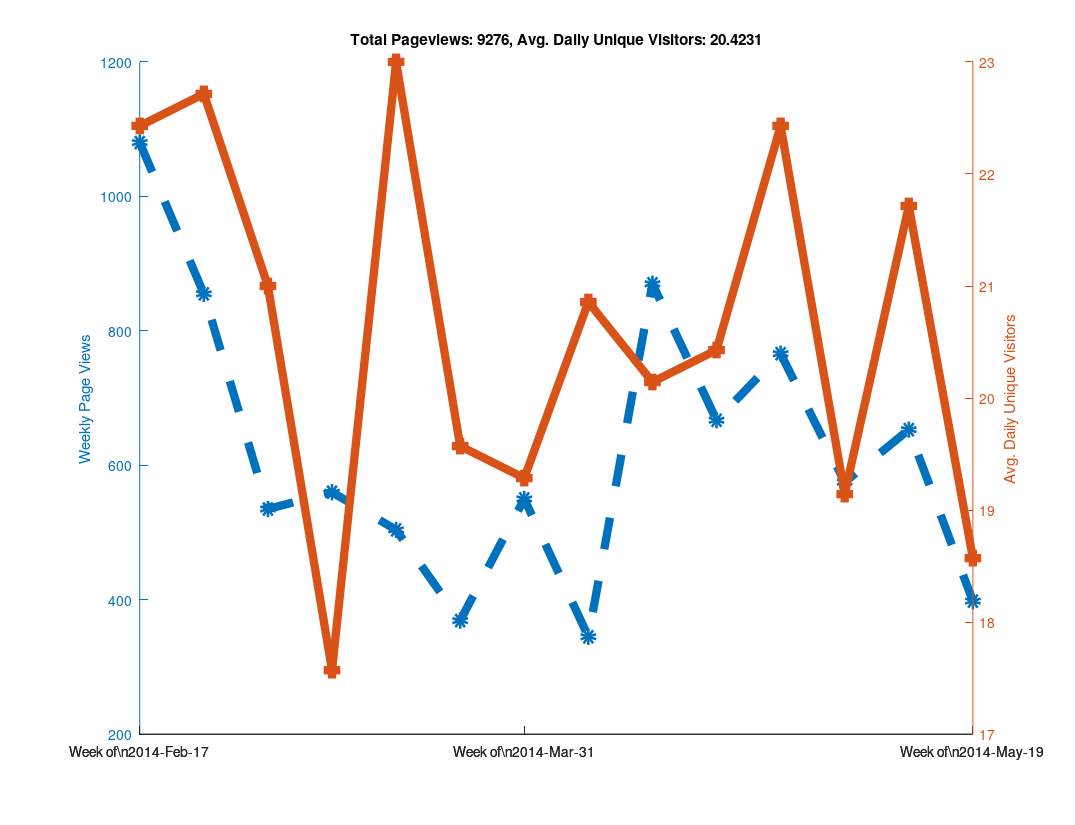

Here is the MATLAB script that generated this plot:
clear all

% Github has a "traffic" page now, but it doesn't seem like you can
% put in an arbitrary date range?  When I looked at it, it showed the
% numbers of unique visitors and views for the last two weeks only...
% So as long as I check back at least once every two weeks I can keep
% a record of it?  Great...

% https://github.com/libMesh/libmesh/graphs/traffic

% Date, Views, Unique Visitors
data = {
    '2014-Feb-17', 274, 25
    '2014-Feb-18', 145, 30
    '2014-Feb-19', 129, 27
    '2014-Feb-20', 202, 24
    '2014-Feb-21', 240, 22
    '2014-Feb-22', 62,  17
    '2014-Feb-23', 28,  12
    '2014-Feb-24', 217, 19
    '2014-Feb-25', 90,  25
    '2014-Feb-26', 189, 36
    '2014-Feb-27', 112, 26
    '2014-Feb-28', 81,  20
    '2014-Mar-01', 113, 17
    '2014-Mar-02', 53,  16
    '2014-Mar-03', 41,  21
    '2014-Mar-04', 144, 35
    '2014-Mar-05', 51,  20
    '2014-Mar-06', 157, 25
    '2014-Mar-07', 50,  22
    '2014-Mar-08', 50,  11
    '2014-Mar-09', 42,  13
    '2014-Mar-10', 61,  16
    '2014-Mar-11', 27,  16
    '2014-Mar-12', 111, 20
    '2014-Mar-13', 66,  20
    '2014-Mar-14', 223, 25
    '2014-Mar-15', 46,   9
    '2014-Mar-16', 26,  17
    '2014-Mar-17', 80,  29
    '2014-Mar-18', 59,  30
    '2014-Mar-19', 85,  31
    '2014-Mar-20', 122, 18
    '2014-Mar-21', 61,  21
    '2014-Mar-22', 33,  18
    '2014-Mar-23', 64,  14
    '2014-Mar-24', 95,  24
    '2014-Mar-25', 75,  28
    '2014-Mar-26', 49,  18
    '2014-Mar-27', 57,  24
    '2014-Mar-28', 33,  16
    '2014-Mar-29', 41,  16
    '2014-Mar-30', 19,  11
    '2014-Mar-31', 52,  12
    '2014-Apr-01', 120, 21
    '2014-Apr-02', 68,  23
    '2014-Apr-03', 98,  28
    '2014-Apr-04', 77,  21
    '2014-Apr-05', 80,  15
    '2014-Apr-06', 55,  15
    '2014-Apr-07', 71,  31
    '2014-Apr-08', 84,  26
    '2014-Apr-09', 33,  18
    '2014-Apr-10', 32,  16
    '2014-Apr-11', 51,  20
    '2014-Apr-12', 25,  15
    '2014-Apr-13', 49,  20
    '2014-Apr-14', 120, 23
    '2014-Apr-15', 191, 27
    '2014-Apr-16', 219, 24
    '2014-Apr-17', 216, 30
    '2014-Apr-18', 63,  19
    '2014-Apr-19', 36,  11
    '2014-Apr-20', 25,   7
    '2014-Apr-21', 115, 24
    '2014-Apr-22', 128, 31
    '2014-Apr-23', 87,  25
    '2014-Apr-24', 108, 23
    '2014-Apr-25', 111, 20
    '2014-Apr-26', 89,   9
    '2014-Apr-27', 29,  11
    '2014-Apr-28', 177, 28
    '2014-Apr-29', 170, 27
    '2014-Apr-30', 183, 28
    '2014-May-01', 97,  25
    '2014-May-02', 64,  23
    '2014-May-03', 43,  12
    '2014-May-04', 32,  14
    '2014-May-05', 125, 28
    '2014-May-06', 68,  24
    '2014-May-07', 68,  19
    '2014-May-08', 114, 14
    '2014-May-09', 47,  20
    '2014-May-10', 139, 20
    '2014-May-11', 14,   9
    '2014-May-12', 90,  27
    '2014-May-13', 92,  22
    '2014-May-14', 197, 32
    '2014-May-15', 140, 26
    '2014-May-16', 59,  20
    '2014-May-17', 21,  9
    '2014-May-18', 54,  16
    '2014-May-19', 117, 28
    '2014-May-20', 47,  18
    '2014-May-21', 55,  19
    '2014-May-22', 77,  26
    '2014-May-23', 28,  12
    '2014-May-24', 38,  13
    '2014-May-25', 36,  14
    '2014-May-26', 44,  13
    '2014-May-27', 166, 24
    '2014-May-28', 139, 20
    '2014-May-29', 67,  25
    '2014-May-30', 73,  11
    '2014-May-31', 60,  9
    };

% length works like you would expect it to for cell arrays.
N=length(data);

% A cell array of strings holding just the dates
dates = {data{:,1}};

% Note the extra square brackets!  This seems to be required (at least
% in Octave) to catch the output of data{:,2} as an array.
views = [data{:,2}];
visitors = [data{:,3}];



% 1.) Make daily plot - You can do this, but it gets a bit hard to read

%% % Can't plot string data automatically?
%% x=linspace(1,N,N);
%%
%% % Only way to set linestyles with plotyy is after the fact, apparently.
%% % plotyy returns the axis handle first, followed by the two plot handles.
%% clf;
%% hold on;
%% [haxis, h1, h2] = plotyy(x, views, x, visitors);
%%
%% % Label the axes
%% ylabel (haxis(1), 'Daily Page Views');
%% ylabel (haxis(2), 'Daily Unique Visitors');
%%
%% % Totaling unique visitors doesn't really mean much...
%% title (['Total Pageviews: ', num2str(sum(views)), ', Avg. Daily Unique Visitors: ', num2str(mean(visitors))]);
%%
%% % Make thick lines - this looks better in PDF
%% set([h1, h2], 'linewidth', 6);
%%
%% % Turn on markers
%% set(h1, 'marker', 'o');
%% set(h2, 'marker', 's');
%%
%% % Set marker size
%% set([h1, h2], 'markersize', 6);
%%
%% % Make dashed line?  Aquaterm doesn't seem to properly display this, but it
%% % does work in the PDF!
%% set(h1, 'linestyle', '--');
%%
%% % Set the xticks and labels so that it shows dates instead of numbers.
%% xticksat = [1 length(x)];
%% set(haxis, 'xtick', xticksat);
%%
%% for i=1:length(xticksat)
%%   xtlabels{i} = data{xticksat(i), 1};
%% end
%% set(haxis, 'xticklabel', xtlabels);
%%
%% % Print to PDF
%% set (gcf, "paperposition", [0.25, 0.25, 10.75, 8.25]);
%% set (gcf, "papersize", [11, 8.5]);
%% set (gcf, "paperorientation", 'landscape');
%%
%% % Make a PDF of this plot.
%% print('-dpdf', 'github_traffic.pdf', '-FHelvetica:20');



% 2.) Make weekly plot - the data is naturally week-periodic
week_indexes = 1:7:N;

% Get total views and average unique viewers for each week
week_views = [];
week_visitors = [];
  for i=1:length(week_indexes)-1
  start = week_indexes(i);
  stop = week_indexes(i+1) - 1;
  week_views(end+1) = sum(views(start:stop));
  week_visitors(end+1) = mean(visitors(start:stop));
end

clf;
hold on;
x=linspace(1, length(week_views), length(week_views));
[haxis, h1, h2] = plotyy(x, week_views, x, week_visitors);

% Label the axes
ylabel (haxis(1), 'Weekly Page Views');
ylabel (haxis(2), 'Avg. Daily Unique Visitors');

% Totaling unique visitors doesn't really mean much...
title (['Total Pageviews: ', num2str(sum(views)), ', Avg. Daily Unique Visitors: ', num2str(mean(visitors))]);

% Make thick lines - this looks better in PDF
set([h1, h2], 'linewidth', 6);

% Turn on markers
set(h1, 'marker', 'o');
set(h2, 'marker', 's');

% Set marker size
set([h1, h2], 'markersize', 6);

% Make dashed line?  Aquaterm doesn't seem to properly display this, but it
% does work in the PDF!
set(h1, 'linestyle', '--');

% Set the xticks and labels so that it shows dates instead of numbers.
xticksat = [1 ceil(length(x)/2) length(x)];
set(haxis, 'xtick', xticksat);

for i=1:length(xticksat)
  xtlabels{i} = ['Week of\n', data{week_indexes(xticksat(i)), 1}];
end
set(haxis, 'xticklabel', xtlabels);

% Print to PDF
set (gcf, "paperposition", [0.25, 0.25, 10.75, 8.25]);
set (gcf, "papersize", [11, 8.5]);
set (gcf, "paperorientation", 'landscape');

% Make a PDF of this plot.
print('-dpdf', 'weekly_github_traffic.pdf', '-FHelvetica:20');



% 3.) Make monthly plot - not enough data to be interesting yet...

%% month_intervals = {'2014-Feb-17', '2014-Mar-17', '2014-Apr-17'};
%%
%% % Numerical indexes of the month intervals
%% month_indexes = [];
%%
%% for i=1:length(month_intervals)
%%   % Calling 'strcmp' on a cell array of strings returns an array of 0s
%%   % and 1s, then 'find' returns the non-zero index.  The 'end' keyword
%%   % is used to append to the array.
%%   month_indexes(end+1) = find(strcmp(month_intervals{i}, dates));
%% end
%%
%% % Get total views and average unique viewers for each month
%% month_views = [];
%% month_visitors = [];
%%   for i=1:length(month_indexes)-1
%%   start = month_indexes(i);
%%   stop = month_indexes(i+1) - 1;
%%   month_views(end+1) = sum(views(start:stop));
%%   month_visitors(end+1) = mean(visitors(start:stop));
%% end
%%
%% clf;
%% hold on;
%% x=linspace(1, length(month_views), length(month_views));
%% [haxis, h1, h2] = plotyy(x, month_views, x, month_visitors);
